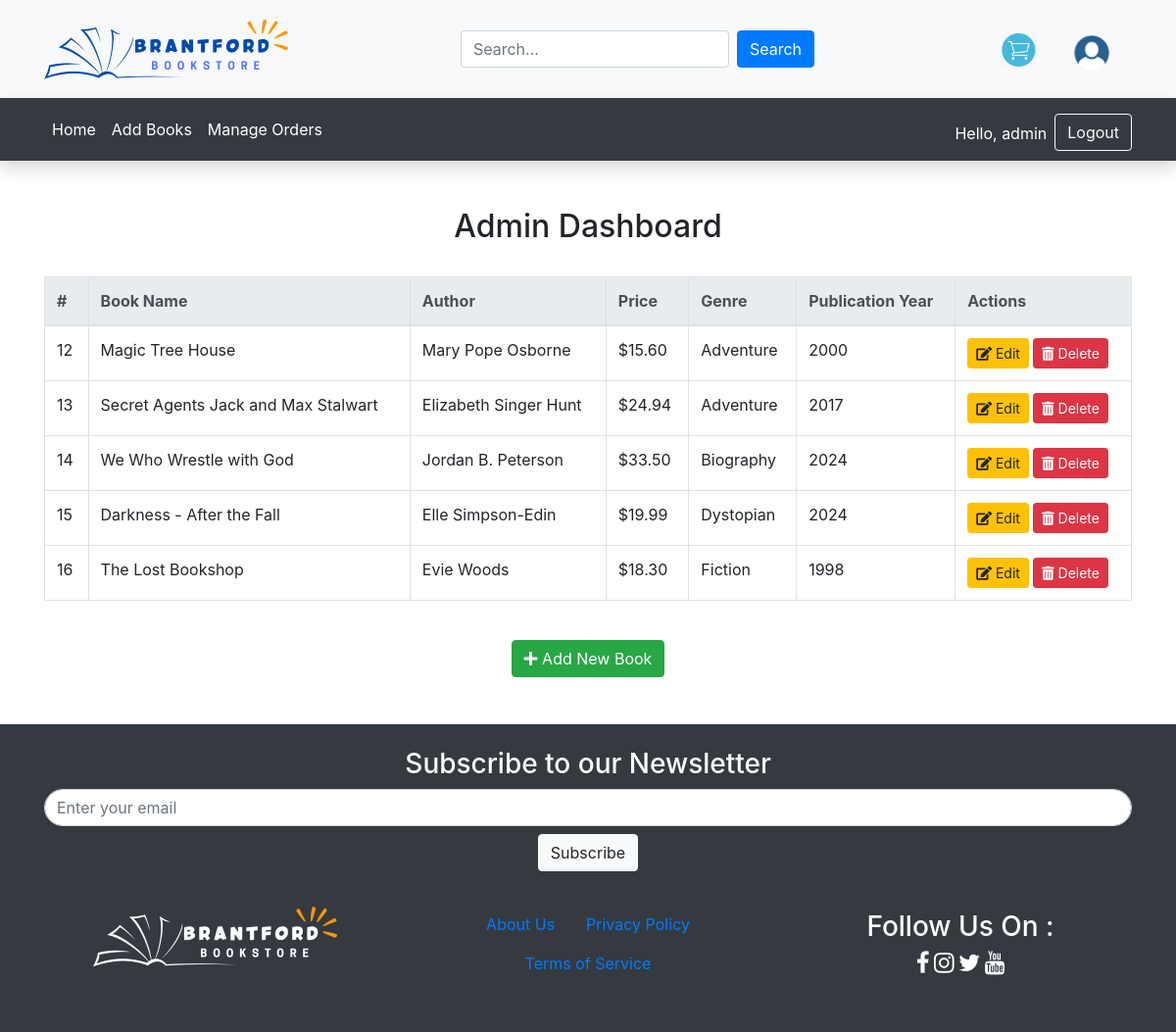
Screenshot of /admin/index.php (signed in) with the database file from the repository.
### tables this page shows
CREATE TABLE `books` (
  `id` int(11) NOT NULL,
  `name` varchar(255) NOT NULL,
  `author` varchar(100) NOT NULL,
  `price` decimal(10,2) NOT NULL,
  `image` varchar(255) NOT NULL,
  `genre_id` int(11) DEFAULT NULL,
  `publication_year` int(11) DEFAULT NULL,
  `description` text DEFAULT NULL
);

CREATE TABLE `genres` (
  `id` int(11) NOT NULL,
  `genre_name` varchar(255) NOT NULL
);

### admin/index.php (the view, shortened to what this page needs)
<?php
include '../config/database.php';
include 'header.php';
$query = "SELECT books.*, genres.genre_name AS genre_name
          FROM books
          LEFT JOIN genres ON books.genre_id = genres.id";
$result = $db->query($query);
?>
<div class="container mt-5 mb-5">
    <h2 class="text-center">Admin Dashboard</h2>
    <div class="table-responsive">
        <table class="table table-bordered table-hover mt-4">
            <thead class="thead-light">
                <tr>
                    <th>#</th>
                    <th>Book Name</th>
                    <th>Author</th>
                    <th>Price</th>
                    <th>Genre</th>
                    <th>Publication Year</th>
                    <th>Actions</th>
                </tr>
            </thead>
            <tbody>
                <?php if ($result->num_rows > 0): ?>
                    <?php while ($book = $result->fetch_assoc()): ?>
                        <tr>
                            <td><?php echo $book['id']; ?></td>
                            <td><?php echo htmlspecialchars($book['name']); ?></td>
                            <td><?php echo htmlspecialchars($book['author']); ?></td>
                            <td>$<?php echo number_format($book['price'], 2); ?></td>
                            <td><?php echo htmlspecialchars($book['genre_name'] ?: 'Unknown'); ?></td>
                            <td><?php echo htmlspecialchars($book['publication_year']); ?></td>
                            <td>
                                <a href="edit_book.php?id=<?php echo $book['id']; ?>" class="btn btn-warning btn-sm">
                                    <i class="fas fa-edit"></i> Edit
                                </a>
                                <a href="delete_book.php?id=<?php echo $book['id']; ?>"
                                    onclick="return confirm('Are you sure you want to delete this book?');"
                                    class="btn btn-danger btn-sm">
                                    <i class="fas fa-trash-alt"></i> Delete
                                </a>
                            </td>
                        </tr>
                    <?php endwhile; ?>
                <?php else: ?>
                    <tr>
                        <td colspan="7" class="text-center">No books available</td>
                    </tr>
                <?php endif; ?>
            </tbody>
        </table>
    </div>
    <div class="text-center mt-4">
        <a href="add_book.php" class="btn btn-success">
            <i class="fas fa-plus"></i> Add New Book
        </a>
    </div>
</div>
<?php include 'footer.php'; ?>

### rows the page displays
books: id "12", name "Magic Tree House", author "Mary Pope Osborne", price "15.60", genre.genre_name "Adventure", publication_year "2000"
books: id "13", name "Secret Agents Jack and Max Stalwart", author "Elizabeth Singer Hunt", price "24.94", genre.genre_name "Adventure", publication_year "2017"
books: id "14", name "We Who Wrestle with God", author "Jordan B. Peterson", price "33.50", genre.genre_name "Biography", publication_year "2024"
books: id "15", name "Darkness - After the Fall", author "Elle Simpson-Edin", price "19.99", genre.genre_name "Dystopian", publication_year "2024"
books: id "16", name "The Lost Bookshop", author "Evie Woods", price "18.30", genre.genre_name "Fiction", publication_year "1998"

### other values shown
$_SESSION['username'] "admin"
